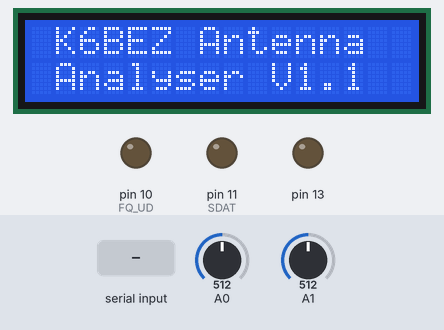
A sketch run on a simulated Arduino Uno, built with avr-gcc and run on an emulated ATmega328P. On the bench: 16×2 character LCD, output pins drawn as LEDs (lit = HIGH). Inputs (shaded band) come from the test bench; at power-on: A0 = 512, A1 = 512. Pins used as bus, display or sensor lines are not drawn; what the sketch prints to the serial monitor is not drawn.

Above: at 4.2 s.
4.3 s: "S90\n" received over Serial
At 5.3 s:
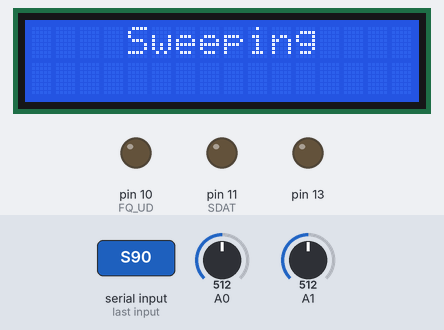
At 7.0 s:
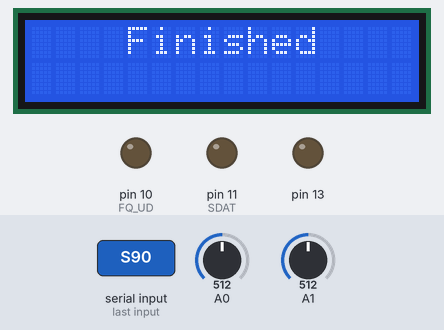
Timing chart, 0 to 8.5 s (numbered marks = the images above; inputs shaded):
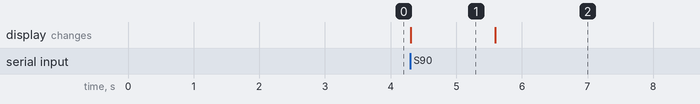

The sketch:

DDS_sweeper.ino
```cpp
// (licence header left out)
#define __LCD4WIRE__ // I2CLCD or LCD4WIRE
#include <Wire.h>

// Define Pins used to control AD9850 DDS
const int FQ_UD=10;
const int SDAT=11;
const int SCLK=9;
const int RESET=12;


double Fstart_MHz = 1;  // Start Frequency for sweep
double Fstop_MHz = 10;  // Stop Frequency for sweep
double current_freq_MHz; // Temp variable used during sweep
long serial_input_number; // Used to build number from serial stream
int num_steps = 100; // Number of steps to use in the sweep
char incoming_char; // Character read from serial stream


#if defined (__LCD4WIRE__)
#include <LiquidCrystal.h>
LiquidCrystal lcd(7,6,5,4,3,2); // LCD keypad shield from ebay
#endif

#if defined (__I2CLCD__)
#include <LiquidCrystal_I2C.h>
LiquidCrystal_I2C lcd(0x27,2,1,0,4,5,6,7,3,POSITIVE); // wierd I2C backpack from ebay - frees up loads of pins
#endif


// the setup routine runs once when you press reset:
void setup() {
  // Configiure DDS control pins for digital output
  pinMode(FQ_UD,OUTPUT);
  pinMode(SCLK,OUTPUT);
  pinMode(SDAT,OUTPUT);
  pinMode(RESET,OUTPUT);

  // Configure LED pin for digital output
  pinMode(13,OUTPUT);


  // Set up analog inputs on A0 and A1, internal reference voltage
  pinMode(A0,INPUT);
  pinMode(A1,INPUT);
  analogReference(INTERNAL);


  // Start the LCD and write some brag stuff to it
  lcd.begin(16,2);
  lcd.clear();
  lcd.setCursor(0,0);
  lcd.print(" K6BEZ Antenna");
  lcd.setCursor(0,1);
  lcd.print(" Analyser V1.1");
  delay(3000);

  // initialize serial communication at 57600 baud
  Serial.begin(57600);


  // Reset the DDS
  digitalWrite(RESET,HIGH);
  digitalWrite(RESET,LOW);

  //Initialise the incoming serial number to zero
  serial_input_number=0;

}

// the loop routine runs over and over again forever:
void loop() {
  //Check for character
  if(Serial.available()>0){
    incoming_char = Serial.read();
    switch(incoming_char){
    case '0':
    case '1':
    case '2':
    case '3':
    case '4':
    case '5':
    case '6':
    case '7':
    case '8':
    case '9':
      serial_input_number=serial_input_number*10+(incoming_char-'0');
      break;
    case 'A':
      //Turn frequency into FStart
      Fstart_MHz = ((double)serial_input_number)/1000000;
      serial_input_number=0;
      break;
    case 'B':
      //Turn frequency into FStart
      Fstop_MHz = ((double)serial_input_number)/1000000;
      serial_input_number=0;
      break;
    case 'C':
      //Turn frequency into FStart and set DDS output to single frequency
      Fstart_MHz = ((double)serial_input_number)/1000000;
      SetDDSFreq(Fstart_MHz);
      serial_input_number=0;
      break;
    case 'N':
      // Set number of steps in the sweep
      num_steps = serial_input_number;
      serial_input_number=0;
      break;
    case 'S':
    case 's':
      Perform_sweep();
      break;
    case '?':
      // Report current configuration to PC
     lcd.clear();
     lcd.setCursor(0,0);
      Serial.print("Start Freq:");
      lcd.print("Start Freq: ");
      Serial.println(Fstart_MHz*1000000);
      lcd.print(Fstart_MHz);
      lcd.setCursor(0,1);
      Serial.print("Stop Freq:");
      lcd.print("Stop Freq : ");
      Serial.println(Fstop_MHz*1000000);
      lcd.print(Fstop_MHz);
      Serial.print("Num Steps:");
      Serial.println(num_steps);
      break;
    }
    Serial.flush();
  }
}

void Perform_sweep(){
  lcd.clear();
  lcd.setCursor(4,0);
  lcd.print("Sweeping");
  double FWD=0;
  double REV=0;
  double VSWR;
  double Fstep_MHz = (Fstop_MHz-Fstart_MHz)/num_steps;

  // Start loop
  for(int i=0;i<=num_steps;i++){
    // Calculate current frequency
    current_freq_MHz = Fstart_MHz + i*Fstep_MHz;
    // Set DDS to current frequency
    SetDDSFreq(current_freq_MHz*1000000);
    // Wait a little for settling
    delay(10);
    // Read the forawrd and reverse voltages
    REV = analogRead(A0);
    FWD = analogRead(A1);
    if(REV>=FWD){
      // To avoid a divide by zero or negative VSWR then set to max 999
      VSWR = 999;
    }else{
      // Calculate VSWR
      VSWR = (FWD+REV)/(FWD-REV);
    }

    // Send current line back to PC over serial bus
    Serial.print(current_freq_MHz*1000000);
    Serial.print(",0,");
    Serial.print(int(VSWR*1000));
    Serial.print(",");
    Serial.print(FWD);
    Serial.print(",");
    Serial.println(REV);
  }
  // Send "End" to PC to indicate end of sweep
  Serial.println("End");
  lcd.clear();
  lcd.setCursor(4,0);
  lcd.print("Finished");
  Serial.flush();
}

void SetDDSFreq(double Freq_Hz){
  // Calculate the DDS word - from AD9850 Datasheet
  int32_t f = Freq_Hz * 4294967295/125000000;
  // Send one byte at a time
  for (int b=0;b<4;b++,f>>=8){
    send_byte(f & 0xFF);
  }
  // 5th byte needs to be zeros
  send_byte(0);
  // Strobe the Update pin to tell DDS to use values
  digitalWrite(FQ_UD,HIGH);
  digitalWrite(FQ_UD,LOW);
}

void send_byte(byte data_to_send){
  // Bit bang the byte over the SPI bus
  for (int i=0; i<8; i++,data_to_send>>=1){
    // Set Data bit on output pin
    digitalWrite(SDAT,data_to_send & 0x01);
    // Strobe the clock pin
    digitalWrite(SCLK,HIGH);
    digitalWrite(SCLK,LOW);
  }
}
```

Measured:
- after the input at 4.3 s, the display: changes at once (image 1)
- what the display in image 1 shows lasts 1.3 s, from 4.3 s to 5.6 s
